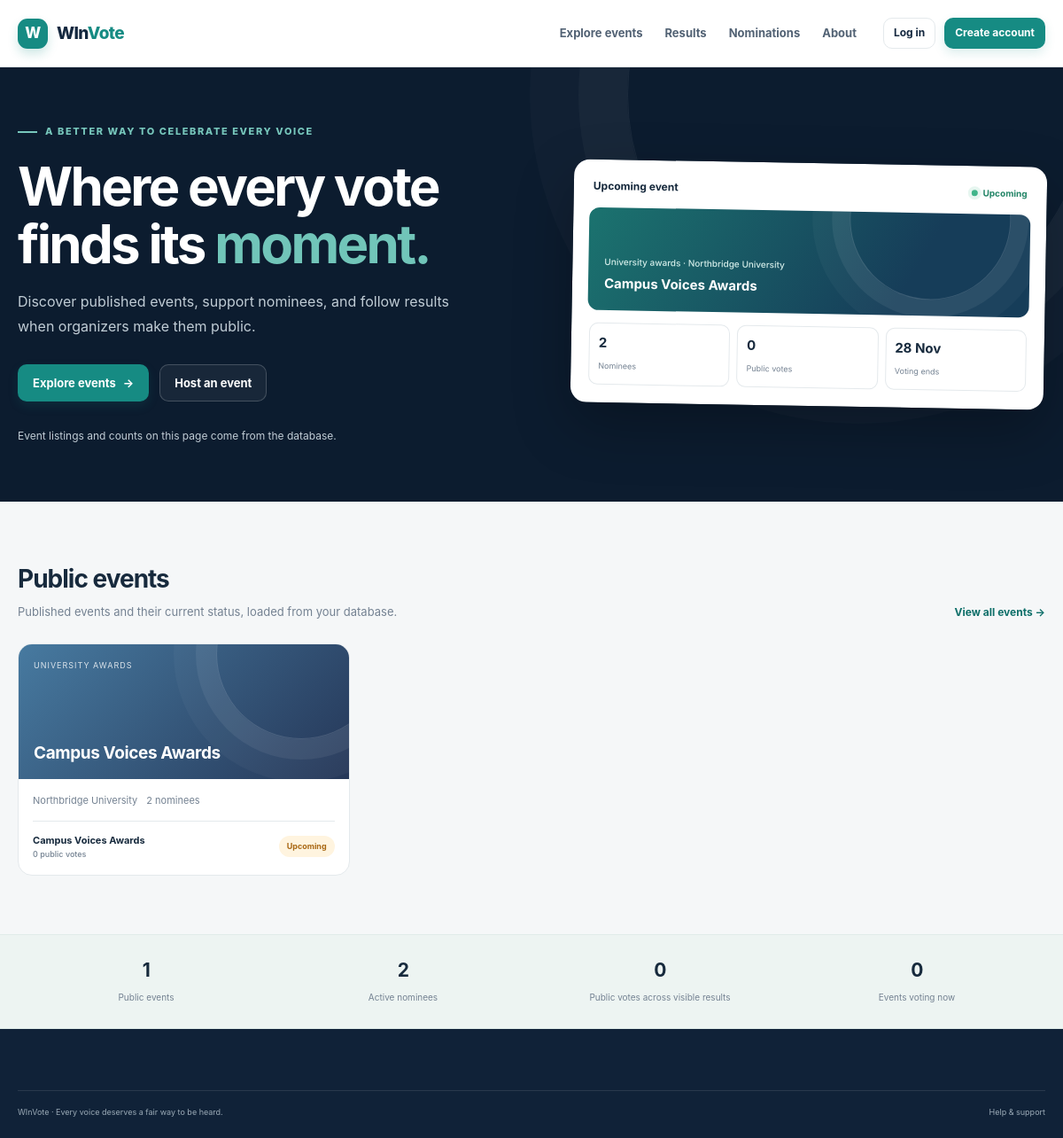
The page / on the database its author committed.
### tables this page shows
CREATE TABLE IF NOT EXISTS events (
  id BIGINT UNSIGNED NOT NULL AUTO_INCREMENT,
  organizer_id BIGINT UNSIGNED NOT NULL,
  created_by BIGINT UNSIGNED NOT NULL,
  name VARCHAR(180) NOT NULL,
  slug VARCHAR(200) NOT NULL,
  event_type VARCHAR(80) NOT NULL,
  description TEXT NOT NULL,
  event_status ENUM('draft', 'pending_review', 'published', 'paused', 'closed', 'finalized', 'rejected') NOT NULL DEFAULT 'draft',
  voting_mode ENUM('free_multiple', 'paid_multiple', 'restricted_single') NOT NULL DEFAULT 'free_multiple',
  result_visibility ENUM('hidden', 'live', 'after_close', 'organizer_only') NOT NULL DEFAULT 'after_close',
  starts_at DATETIME NOT NULL,
  ends_at DATETIME NOT NULL,
  max_votes_per_voter SMALLINT UNSIGNED NULL,
  price_per_vote DECIMAL(12,2) NOT NULL DEFAULT 0.00,
  currency CHAR(3) NOT NULL DEFAULT 'GHS',
  nomination_opens_at DATETIME NULL,
  nomination_closes_at DATETIME NULL,
  cover_image_key VARCHAR(40) NULL,
  approved_by BIGINT UNSIGNED NULL,
  approved_at DATETIME NULL,
  finalized_by BIGINT UNSIGNED NULL,
  finalized_at DATETIME NULL,
  created_at DATETIME NOT NULL DEFAULT CURRENT_TIMESTAMP,
  updated_at DATETIME NOT NULL DEFAULT CURRENT_TIMESTAMP ON UPDATE CURRENT_TIMESTAMP,
  PRIMARY KEY (id),
  UNIQUE KEY uq_event_slug (slug),
  UNIQUE KEY uq_event_id_organizer (id, organizer_id),
  KEY idx_events_public (event_status, starts_at, ends_at),
  KEY idx_events_organizer_status (organizer_id, event_status, created_at),
  CONSTRAINT fk_events_organizer FOREIGN KEY (organizer_id) REFERENCES organizer_profiles (id)
    ON UPDATE CASCADE ON DELETE RESTRICT,
  CONSTRAINT fk_events_creator FOREIGN KEY (created_by) REFERENCES users (id)
    ON UPDATE CASCADE ON DELETE RESTRICT,
  CONSTRAINT fk_events_approver FOREIGN KEY (approved_by) REFERENCES users (id)
    ON UPDATE CASCADE ON DELETE SET NULL,
  CONSTRAINT fk_events_finalizer FOREIGN KEY (finalized_by) REFERENCES users (id)
    ON UPDATE CASCADE ON DELETE SET NULL
);

### src/Services/EventService.php (called while the page is built, shortened)
<?php
final class EventService
{
    public function listPublicEvents(): array
    {
        return $statement->fetchAll();
    }
}

### index.php (the view, shortened to what this page needs)
<?php
function home_escape(string $value): string
{
    return htmlspecialchars($value, ENT_QUOTES | ENT_SUBSTITUTE, 'UTF-8');
}
$events = [];
$errorMessage = null;
try {
    $database = database_connection();
    $events = (new EventService($database, new AccessControl($database)))->listPublicEvents();
} catch (PDOException $exception) {
    error_log('WInVote homepage database error: ' . $exception->getMessage());
    http_response_code(503);
    $errorMessage = 'Event information is temporarily unavailable. Please try again later.';
}
$liveEvents = array_values(array_filter(
    $events,
    static fn (array $event): bool => $event['public_status'] === 'Live'
));
$upcomingEvents = array_values(array_filter(
    $events,
    static fn (array $event): bool => $event['public_status'] === 'Upcoming'
));
$featuredEvent = $liveEvents[0] ?? $upcomingEvents[0] ?? $events[0] ?? null;
$nomineeCount = array_sum(array_map(
    static fn (array $event): int => (int) $event['nominee_count'],
    $events
));
$publicVoteCount = array_sum(array_map(
    static fn (array $event): int => $event['public_vote_count'] === null
        ? 0
        : (int) $event['public_vote_count'],
    $events
));
$publicVoteEventCount = count(array_filter(
    $events,
    static fn (array $event): bool => $event['public_vote_count'] !== null
));
$user = $_SESSION['user'] ?? null;
?>
<!doctype html>
<html lang="en">
<head>
  <link rel="stylesheet" href="assets/css/app.css">
</head>
<body>
  <header class="site-header"><div class="container nav-inner">
    <a class="brand" href="index.php"><span class="brand-mark">W</span><span>WIn<em>Vote</em></span></a>
    <nav class="public-nav">
      <a href="events.php">Explore events</a>
      <a href="results.php">Results</a>
      <a href="nominate.php">Nominations</a>
      <a href="about.html">About</a>
    </nav>
    <div class="nav-actions">
      <?php if (is_array($user)): ?>
        <?php
          $roles = is_array($user['roles'] ?? null) ? $user['roles'] : [];
          $roleLabel = in_array('super_admin', $roles, true)
              ? 'Super admin'
              : (in_array('organizer', $roles, true) ? 'Organizer' : 'WInVote account');
        ?>
        <?= render_account_menu($user, csrf_token(), '', $roleLabel) ?>
        <?php if (in_array('super_admin', $roles, true)): ?><a class="btn btn-secondary btn-sm" href="admin/index.php">Admin</a><?php endif; ?>
        <?php if (in_array('organizer', $roles, true) && ($user['organizer_status'] ?? null) === 'approved'): ?><a class="btn btn-secondary btn-sm" href="organizer/events.php">Manage events</a><?php endif; ?>
      <?php else: ?>
        <a class="btn btn-secondary btn-sm" href="auth.php?action=login">Log in</a>
        <a class="btn btn-primary btn-sm" href="auth.php?action=register">Create account</a>
      <?php endif; ?>
    </div>
  </div></header>
  <main>
    <section class="hero"><div class="container hero-grid"><div>
      <span class="eyebrow">A better way to celebrate every voice</span>
      <h1>Where every vote<br>finds its <span>moment.</span></h1>
      <p class="hero-copy">Discover published events, support nominees, and follow results when organizers make them public.</p>
      <div class="hero-actions"><a class="btn btn-primary" href="events.php">Explore events <span aria-hidden="true">→</span></a><a class="btn btn-secondary" href="auth.php?action=register">Host an event</a></div>
      <div class="hero-proof"><span>Event listings and counts on this page come from the database.</span></div>
    </div>
      <?php if (is_array($featuredEvent)): ?>
        <div class="hero-preview">
          <div class="preview-top"><span><?= home_escape($featuredEvent['public_status']) ?> event</span><span class="live-dot"><?= home_escape($featuredEvent['public_status']) ?></span></div>
          <a class="preview-event-link" href="event.php?event_id=<?= (int) $featuredEvent['id'] ?>">
            <div class="preview-event"><?php if (!empty($featuredEvent['cover_image_key'])): ?><img src="image.php?key=<?= rawurlencode((string) $featuredEvent['cover_image_key']) ?>" alt=""><?php endif; ?>
              <strong><small><?= home_escape($featuredEvent['event_type']) ?> · <?= home_escape($featuredEvent['organization_name']) ?></small><?= home_escape($featuredEvent['name']) ?></strong>
            </div>
          </a>
          <div class="preview-stats">
            <div class="preview-stat"><strong><?= number_format((int) $featuredEvent['nominee_count']) ?></strong><small>Nominees</small></div>
            <div class="preview-stat"><strong><?= $featuredEvent['public_vote_count'] === null ? '—' : number_format((int) $featuredEvent['public_vote_count']) ?></strong><small><?= $featuredEvent['public_vote_count'] === null ? 'Votes private' : 'Public votes' ?></small></div>
            <div class="preview-stat"><strong><?= home_escape(gmdate('j M', strtotime((string) $featuredEvent['ends_at'] . ' UTC'))) ?></strong><small>Voting ends</small></div>
          </div>
        </div>
      <?php endif; ?>
    </div></section>
    <section class="section"><div class="container">
      <div class="section-heading"><div><h2>Public events</h2><p>Published events and their current status, loaded from your database.</p></div><a class="text-link" href="events.php">View all events →</a></div>
      <?php if ($events === [] && $errorMessage === null): ?>
        <section class="panel empty-state"><strong>No public events yet</strong><p>Events appear after they have been reviewed and published.</p></section>
      <?php elseif ($events !== []): ?>
        <div class="event-grid"><?php foreach (array_slice($events, 0, 3) as $event): ?>
          <?php $statusClass = $event['public_status'] === 'Live' ? 'pill-live' : ($event['public_status'] === 'Upcoming' ? 'pill-upcoming' : 'pill-closed'); ?>
          <article class="event-card">
            <a class="database-event-link" href="event.php?event_id=<?= (int) $event['id'] ?>">
              <?php if (!empty($event['cover_image_key'])): ?><div class="database-event-image"><img src="image.php?key=<?= rawurlencode((string) $event['cover_image_key']) ?>" alt=""><span class="event-kicker"><?= home_escape($event['event_type']) ?></span><h3><?= home_escape($event['name']) ?></h3></div><?php else: ?><div class="event-art art-blue"><span class="event-kicker"><?= home_escape($event['event_type']) ?></span><h3><?= home_escape($event['name']) ?></h3></div><?php endif; ?>
            </a>
            <div class="event-card-body"><div class="event-meta"><span><?= home_escape($event['organization_name']) ?></span><span><?= number_format((int) $event['nominee_count']) ?> nominees</span></div>
              <div class="event-card-bottom"><span class="organizer-mini"><?= home_escape($event['name']) ?><small><?= $event['public_vote_count'] === null ? 'Results not public' : number_format((int) $event['public_vote_count']) . ' public votes' ?></small></span><span class="pill <?= $statusClass ?>"><?= home_escape($event['public_status']) ?></span></div>
            </div>
          </article>
        <?php endforeach; ?></div>
      <?php endif; ?>
    </div></section>
    <section class="trust-band"><div class="container trust-row">
      <div class="trust-item"><strong><?= number_format(count($events)) ?></strong><span>Public events</span></div>
      <div class="trust-item"><strong><?= number_format($nomineeCount) ?></strong><span>Active nominees</span></div>
      <div class="trust-item"><strong><?= $publicVoteEventCount === 0 ? '—' : number_format($publicVoteCount) ?></strong><span><?= $publicVoteEventCount === 0 ? 'Public vote totals unavailable' : 'Public votes across visible results' ?></span></div>
      <div class="trust-item"><strong><?= number_format(count($liveEvents)) ?></strong><span>Events voting now</span></div>
    </div></section>
  </main>
  <footer class="site-footer"><div class="container"><div class="footer-bottom"><span>WInVote · Every voice deserves a fair way to be heard.</span><a href="support.html">Help & support</a></div></div></footer>
</body>
</html>

### rows shown on the page
events: event_type "University awards", name "Campus Voices Awards", event_type "UNIVERSITY AWARDS", organization_name "Northbridge University", nominee_count "2", public_vote_count "0", public_status "Upcoming"

### other values the page prints
home_escape($featuredEvent['public_status']) "Upcoming"
home_escape($featuredEvent['organization_name']) "Northbridge University"
$featuredEvent['nominee_count'] "2"
$featuredEvent['public_vote_count'] "0"
count($events) "1"
$nomineeCount "2"
$publicVoteCount "0"
count($liveEvents) "0"
